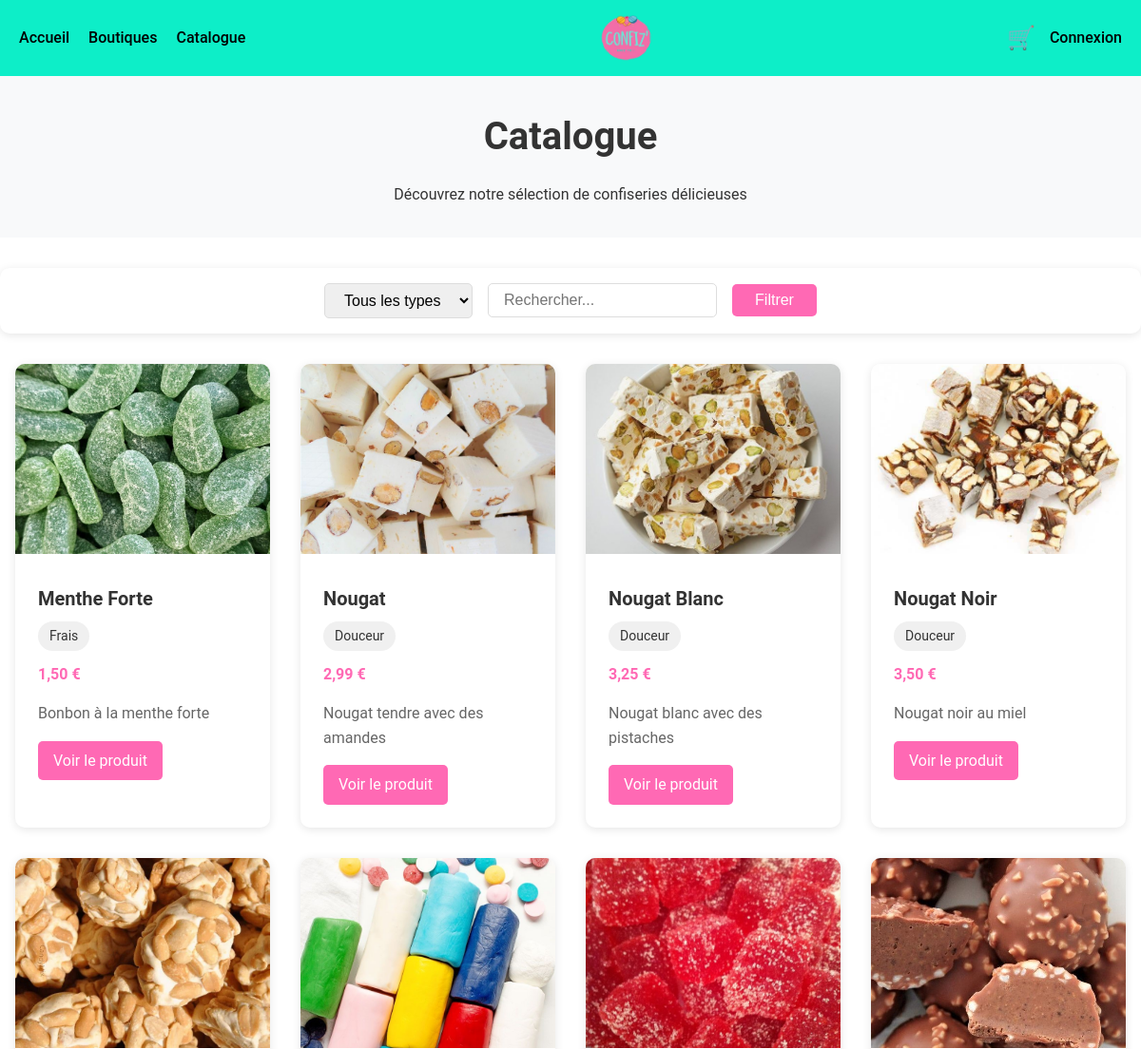
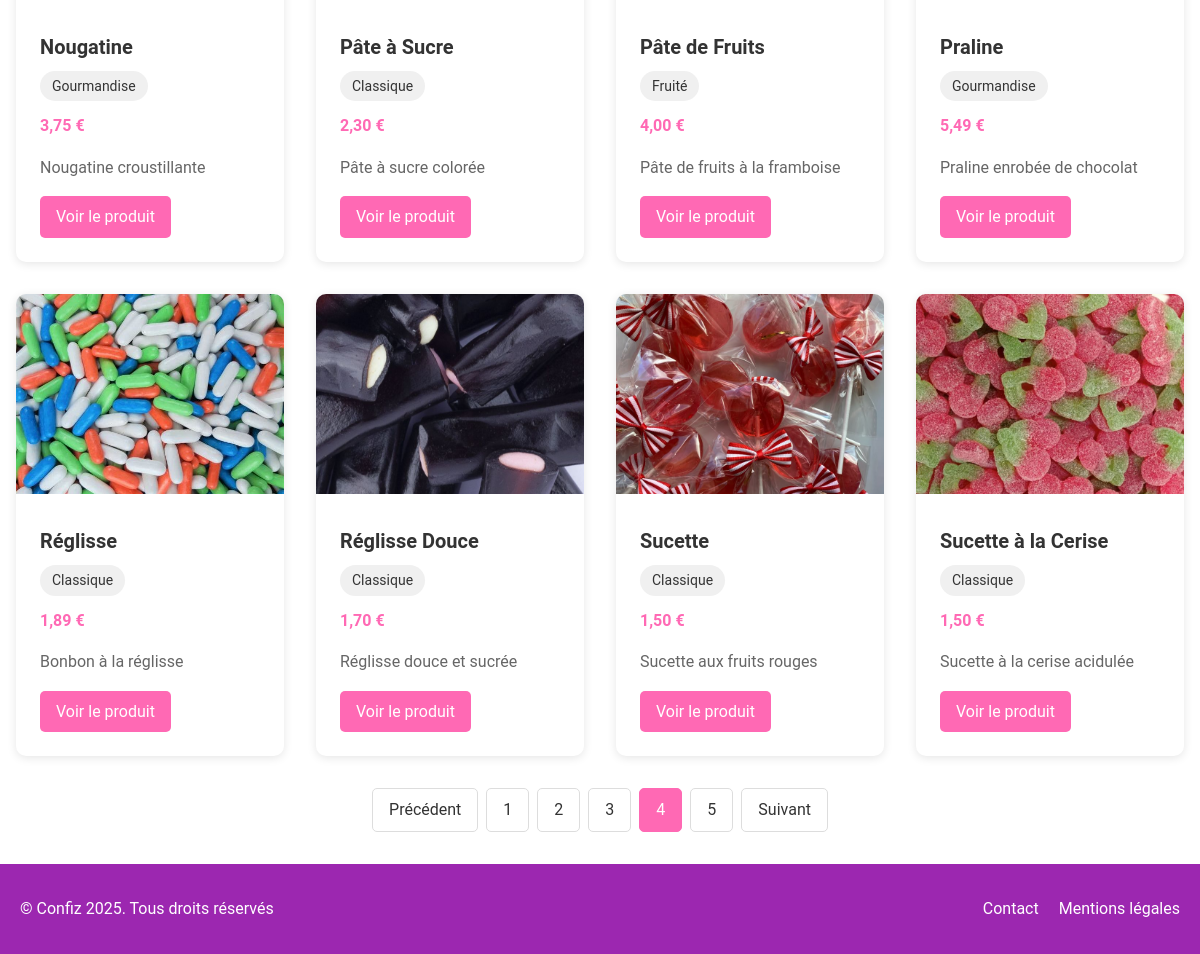
The app's page /catalogue.php?page=4 with its own data (2 pictures, top to bottom).
### tables this page shows
CREATE TABLE `confiseries` (
  `id` INT PRIMARY KEY AUTO_INCREMENT,
  `nom` VARCHAR(50) NOT NULL,
  `type` VARCHAR(20),
  `couleur` VARCHAR(20),
  `prix` FLOAT NOT NULL,
  `illustration` VARCHAR(255),
  `description` TEXT
);

### catalogue.php (the view, shortened to what this page needs)
<?php
$servername = "localhost";
$username = "root";
$password = "";
$dbname = "confiz";
try {
    $conn = new PDO("mysql:host=$servername;dbname=$dbname", $username, $password);
    $conn->setAttribute(PDO::ATTR_ERRMODE, PDO::ERRMODE_EXCEPTION);
} catch(PDOException $e) {
    echo "Erreur de connexion: " . $e->getMessage();
    exit;
}
$type_filter = isset($_GET['type']) ? $_GET['type'] : '';
$search = isset($_GET['search']) ? $_GET['search'] : '';
$page = isset($_GET['page']) ? (int)$_GET['page'] : 1;
$items_per_page = 12;
$offset = ($page - 1) * $items_per_page;
$sql = "SELECT id, nom, type, prix, illustration, description FROM confiseries";
$params = [];
$count_sql = str_replace("id, nom, type, prix, illustration, description", "COUNT(*) as total", $sql);
$stmt = $conn->prepare($count_sql);
$stmt->execute();
$total_items = $stmt->fetch(PDO::FETCH_ASSOC)['total'];
$total_pages = ceil($total_items / $items_per_page);
$sql .= " ORDER BY nom ASC LIMIT :offset, :limit";
$params[':offset'] = $offset;
$params[':limit'] = $items_per_page;
$stmt = $conn->prepare($sql);
foreach ($params as $key => $value) {
    if ($key == ':offset' || $key == ':limit') {
        $stmt->bindValue($key, $value, PDO::PARAM_INT);
    } else {
        $stmt->bindValue($key, $value);
    }
}
$stmt->execute();
$confiseries = $stmt->fetchAll(PDO::FETCH_ASSOC);
?>
<!DOCTYPE html>
<html lang="fr">
<head>
    <link rel="stylesheet" href="autrecss.css">
    <link rel="stylesheet" href="catalogue.css">
</head>
<body>
    <header>
        <nav class="navbar">
            <div class="nav-links">
                <a href="index.php">Accueil</a>
                <a href="boutiques.php">Boutiques</a>
                <a href="catalogue.php">Catalogue</a>
            </div>
            <div class="logo-container">
                <img src="confiz.png" alt="Logo confiz">
            </div>
            <div class="cart-login">
                <a href="panier.php" class="cart-icon">🛒</a>
                <a href="login.php" class="login-btn">Connexion</a>
            </div>
        </nav>
    </header>
    <main>
        <section class="catalogue-header">
            <h1 class="catalogue-title">Catalogue</h1>
            <p>Découvrez notre sélection de confiseries délicieuses</p>
        </section>
        <section class="filters">
            <form class="filter-form" method="GET" action="catalogue.php">
                <select name="type">
                    <option value="">Tous les types</option>
                </select>
                <input type="text" name="search" placeholder="Rechercher..." value="<?php echo htmlspecialchars($search); ?>">
                <button type="submit">Filtrer</button>
            </form>
        </section>
        <section class="catalogue-container">
            <?php if(count($confiseries) > 0): ?>
                <div class="catalogue-grid">
                    <?php foreach($confiseries as $confiserie): ?>
                        <div class="product-card">
                            <img
                                src="<?php echo !empty($confiserie['illustration']) ? htmlspecialchars($confiserie['illustration']) : 'images/candies/default.jpg'; ?>"
                                alt="<?php echo htmlspecialchars($confiserie['nom']); ?>"
                                class="product-image"
                            >
                            <div class="product-info">
                                <h3 class="product-name"><?php echo htmlspecialchars($confiserie['nom']); ?></h3>
                                <span class="product-type"><?php echo htmlspecialchars($confiserie['type']); ?></span>
                                <p class="product-price"><?php echo number_format($confiserie['prix'], 2, ',', ' '); ?> €</p>
                                <p class="product-description"><?php echo htmlspecialchars($confiserie['description']); ?></p>
                                <a href="produit.php?id=<?php echo $confiserie['id']; ?>" class="view-product">Voir le produit</a>
                            </div>
                        </div>
                    <?php endforeach; ?>
                </div>
                <?php if($total_pages > 1): ?>
                    <div class="pagination">
                        <?php if($page > 1): ?>
                            <a href="?page=<?php echo $page-1; ?><?php echo !empty($type_filter) ? '&type='.urlencode($type_filter) : ''; ?><?php echo !empty($search) ? '&search='.urlencode($search) : ''; ?>">Précédent</a>
                        <?php endif; ?>
                        <?php for($i = 1; $i <= $total_pages; $i++): ?>
                            <?php if($i == $page): ?>
                                <span class="current"><?php echo $i; ?></span>
                            <?php else: ?>
                                <a href="?page=<?php echo $i; ?><?php echo !empty($type_filter) ? '&type='.urlencode($type_filter) : ''; ?><?php echo !empty($search) ? '&search='.urlencode($search) : ''; ?>"><?php echo $i; ?></a>
                            <?php endif; ?>
                        <?php endfor; ?>
                        <?php if($page < $total_pages): ?>
                            <a href="?page=<?php echo $page+1; ?><?php echo !empty($type_filter) ? '&type='.urlencode($type_filter) : ''; ?><?php echo !empty($search) ? '&search='.urlencode($search) : ''; ?>">Suivant</a>
                        <?php endif; ?>
                    </div>
                <?php endif; ?>
            <?php endif; ?>
        </section>
    </main>
    <footer>
        <div class="footer-content">
            <p>&copy; Confiz <?php echo date('Y'); ?>. Tous droits réservés</p>
            <div class="footer-links">
                <a href="contact.php">Contact</a>
                <a href="mentions-legales.php">Mentions légales</a>
            </div>
        </div>
    </footer>
</body>
</html>

### autrecss.css (style rules this page uses)
html { scroll-behavior: smooth; }
html, body { height: 100%; margin: 0; }
* { margin: 0; padding: 0; box-sizing: border-box; }
:root { --primary-color: #FF69B4; --secondary-color: #0deec8; --accent-color: #3b82f6; --text-color: #333; --light-gray: #f3f4f6; --dark-gray: #4b5563; --white: #ffffff; --transition: all 0.3s ease; }
body { font-family: 'Roboto', sans-serif; color: var(--text-color); background-color: var(--white); line-height: 1.6; }
.navbar { display: flex; justify-content: space-between; align-items: center; padding: 15px 20px; background-color: var(--secondary-color); box-shadow: 0 2px 5px rgba(0,0,0,0.1); }
.logo-container { display: flex; justify-content: center; }
.logo-container img { height: 50px; }
.nav-links { display: flex; gap: 20px; }
.nav-links a { text-decoration: none; color: #000; position: relative; transition: color 0.3s ease; font-weight: 500; }
.nav-links a::after { content: ''; position: absolute; width: 0; height: 2px; bottom: -5px; left: 0; background-color: #000; transition: width 0.3s ease; }
.cart-login { display: flex; align-items: center; gap: 15px; }
.cart-icon { font-size: 1.5rem; text-decoration: none; }
.login-btn { text-decoration: none; color: #000; font-weight: 500; }
footer { background-color: #9c27b0; padding: 2rem 0; color: white; }
.footer-content { max-width: 1200px; margin: 0 auto; padding: 0 20px; display: flex; justify-content: space-between; align-items: center; }
.footer-links { display: flex; gap: 20px; }
.footer-links a { color: white; text-decoration: none; transition: opacity 0.3s ease; }

### catalogue.css (style rules this page uses)
.catalogue-header { background-color: #f8f9fa; padding: 2rem 0; text-align: center; margin-bottom: 2rem; }
.catalogue-title { font-size: 2.5rem; margin-bottom: 1rem; }
.filters { max-width: 1200px; margin: 0 auto 2rem; padding: 1rem; background-color: #fff; border-radius: 10px; box-shadow: 0 2px 10px rgba(0,0,0,0.1); }
.filter-form { display: flex; flex-wrap: wrap; gap: 1rem; align-items: center; justify-content: center; }
.filter-form select, .filter-form input[type="text"] { padding: 0.5rem 1rem; border: 1px solid #ddd; border-radius: 5px; font-size: 1rem; }
.filter-form button { padding: 0.5rem 1.5rem; background-color: var(--primary-color); color: white; border: none; border-radius: 5px; cursor: pointer; font-size: 1rem; transition: background-color 0.3s; }
.catalogue-container { max-width: 1200px; margin: 0 auto; padding: 0 1rem; }
.catalogue-grid { display: grid; grid-template-columns: repeat(auto-fill, minmax(250px, 1fr)); gap: 2rem; margin-bottom: 2rem; }
.product-card { background: white; border-radius: 10px; overflow: hidden; box-shadow: 0 2px 10px rgba(0,0,0,0.1); transition: transform 0.3s, box-shadow 0.3s; }
.product-image { width: 100%; height: 200px; object-fit: cover; }
.product-info { padding: 1.5rem; }
.product-name { font-size: 1.25rem; margin-bottom: 0.5rem; }
.product-type { display: inline-block; padding: 0.25rem 0.75rem; background-color: #f0f0f0; border-radius: 20px; font-size: 0.875rem; margin-bottom: 0.75rem; }
.product-price { font-weight: bold; color: var(--primary-color); margin-bottom: 1rem; }
.product-description { color: #666; margin-bottom: 1rem; display: -webkit-box; -webkit-line-clamp: 3; -webkit-box-orient: vertical; overflow: hidden; }
.view-product { display: inline-block; padding: 0.5rem 1rem; background-color: var(--primary-color); color: white; text-decoration: none; border-radius: 5px; transition: background-color 0.3s; }
.pagination { display: flex; justify-content: center; gap: 0.5rem; margin: 2rem 0; }
.pagination a, .pagination span { display: inline-block; padding: 0.5rem 1rem; border: 1px solid #ddd; border-radius: 5px; text-decoration: none; color: #333; transition: all 0.3s; }
.pagination .current { background-color: var(--primary-color); color: white; border-color: var(--primary-color); }

### records on screen
confiseries: illustration (picture), nom "Menthe Forte", type "Frais", prix "1,50", description "Bonbon à la menthe forte"
confiseries: illustration (picture), nom "Nougat", type "Douceur", prix "2,99", description "Nougat tendre avec des amandes"
confiseries: illustration (picture), nom "Nougat Blanc", type "Douceur", prix "3,25", description "Nougat blanc avec des pistaches"
confiseries: illustration (picture), nom "Nougat Noir", type "Douceur", prix "3,50", description "Nougat noir au miel"
confiseries: illustration (picture), nom "Nougatine", type "Gourmandise", prix "3,75", description "Nougatine croustillante"
confiseries: illustration (picture), nom "Pâte à Sucre", type "Classique", prix "2,30", description "Pâte à sucre colorée"
confiseries: illustration (picture), nom "Pâte de Fruits", type "Fruité", prix "4,00", description "Pâte de fruits à la framboise"
confiseries: illustration (picture), nom "Praline", type "Gourmandise", prix "5,49", description "Praline enrobée de chocolat"
confiseries: illustration (picture), nom "Réglisse", type "Classique", prix "1,89", description "Bonbon à la réglisse"
confiseries: illustration (picture), nom "Réglisse Douce", type "Classique", prix "1,70", description "Réglisse douce et sucrée"
confiseries: illustration (picture), nom "Sucette", type "Classique", prix "1,50", description "Sucette aux fruits rouges"
confiseries: illustration (picture), nom "Sucette à la Cerise", type "Classique", prix "1,50", description "Sucette à la cerise acidulée"
